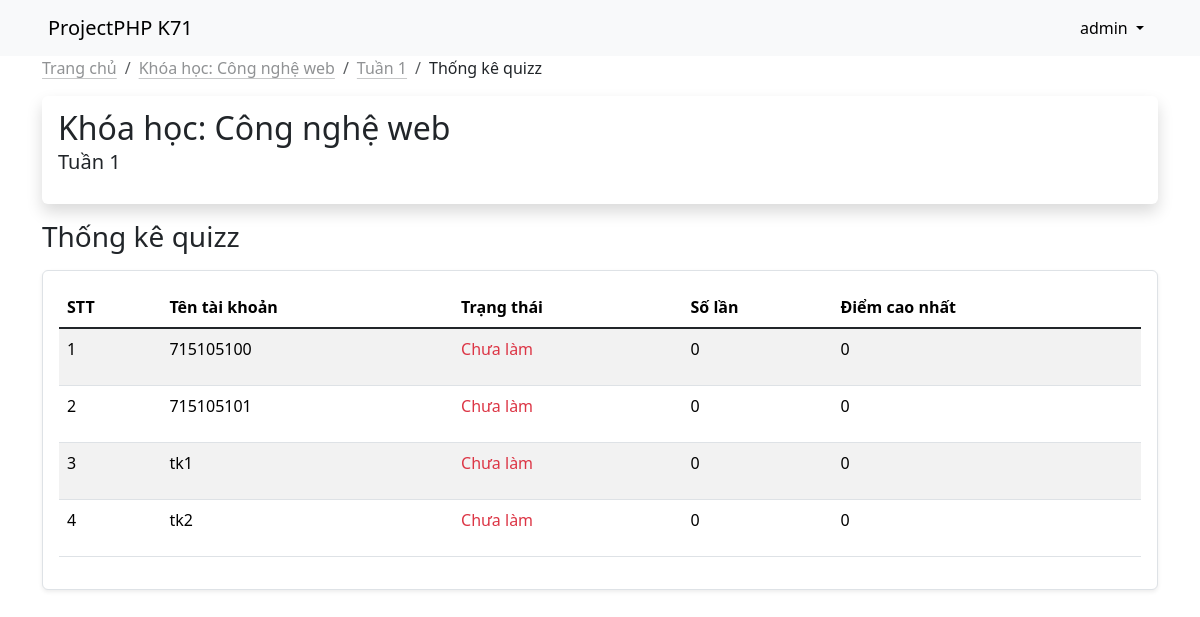
Page /src/thong_ke_quizz.php?course_id=35&lecture_id=169 (signed in) on the committed database.
### tables this page shows
CREATE TABLE `courses` (
  `id` int(11) NOT NULL,
  `course_title` varchar(255) NOT NULL,
  `course_desc` varchar(255) DEFAULT NULL
);

CREATE TABLE `lectures` (
  `id` int(11) NOT NULL,
  `course_id` int(11) NOT NULL,
  `lecture_title` varchar(255) NOT NULL,
  `status` tinyint(1) NOT NULL
);

CREATE TABLE `course_management` (
  `id` int(11) NOT NULL,
  `course_id` int(11) NOT NULL,
  `username` varchar(255) DEFAULT NULL,
  `created_at` timestamp NOT NULL DEFAULT current_timestamp(),
  `role` tinyint(4) NOT NULL
);

### function.php (called while the page is built, shortened)
<?php
include 'connectdb.php';
function get($table, $condition)
{
	global $conn;
	if (empty($condition)) {
		$query = "SELECT * FROM $table";
	} else {
		$query = "SELECT * FROM `$table` WHERE $condition";
	}
	$result = mysqli_query($conn, $query);
	if ($result->num_rows > 0) {
		return $result->fetch_assoc();
	} else {
		return null;
	}
}
function getArrayOrder($tableName, $condition1, $condition2, $limit)
{
	global $conn;
	if (!empty($condition1)) {
		$query = "SELECT * FROM $tableName WHERE $condition1 ORDER BY $condition2 LIMIT $limit";
	} else {
		$query = "SELECT * FROM $tableName ORDER BY $condition2 LIMIT $limit";
	}
	$result = mysqli_query($conn, $query);
	if ($result && $result->num_rows > 0) {
		return $result;
	} else {
		return null;
	}
}
function countt($tableName, $condition)
{
	global $conn;
	if (!empty($condition)) {
		$query = "SELECT * FROM $tableName WHERE $condition";
	} else {
		$query = "SELECT * FROM $tableName";
	}
	$result = mysqli_query($conn, $query);
	return $result->num_rows;
}

### src/thong_ke_quizz.php (the view, shortened to what this page needs)
<?php
include 'navbar.php';
$data_course = get('courses', 'id=' . $_GET['course_id'] . '');
$data_lecture = get('lectures', 'id=' . $_GET['lecture_id'] . '');
?>
<nav aria-label="breadcrumb">
    <ol class="breadcrumb">
        <li class="breadcrumb-item"><a class="link-dark link-opacity-50 link-opacity-100-hover link-offset-2 link-underline-opacity-25 link-underline-opacity-100-hover" href="khoa_hoc.php">Trang chủ</a></li>
        <li class="breadcrumb-item"><a class="link-dark link-opacity-50 link-opacity-100-hover link-offset-2 link-underline-opacity-25 link-underline-opacity-100-hover" href="bai_giang.php?course_id=<?= $_GET['course_id'] ?>">Khóa học:
                <?= $data_course['course_title'] ?></a>
        </li>
        <li class="breadcrumb-item"><a class="link-dark link-opacity-50 link-opacity-100-hover link-offset-2 link-underline-opacity-25 link-underline-opacity-100-hover" href="bai_giang.php?course_id=<?= $_GET['course_id'] ?>"><?= $data_lecture['lecture_title'] ?></a></li>
        <li class="breadcrumb-item text-dark active" aria-current="page">Thống kê quizz</li>
    </ol>
</nav>
<div class="d-flex align-items-center p-3 my-3 bg-purple rounded shadow">
    <div class="lh-1">
        <h2 class="mb-0 lh-1">Khóa học: <?= $data_course['course_title'] ?></h2>
        <p class="fw-medium fs-5 mt-2"><?= $data_lecture['lecture_title'] ?></p>
    </div>
</div>
<h3>Thống kê quizz</h3>
<div class="my-3 p-3 bg-body border rounded shadow-sm ">
    <?php
    $check_quizz = countt('materials', "lecture_id={$_GET['lecture_id']} AND type='quizz'");
    if ($check_quizz > 0) { ?>
        <table class="table table-striped">
            <thead>
                <tr>
                    <th scope="col">STT</th>
                    <th scope="col">Tên tài khoản</th>
                    <th scope="col">Trạng thái</th>
                    <th scope="col">Số lần</th>
                    <th scope="col">Điểm cao nhất</th>
                </tr>
            </thead>
            <tbody class="table-group-divider">
                <?php
                $stt = 1;
                $data_user = getArrayOrder('course_management', "course_id={$_GET['course_id']}", "username ASC", 200);
                if ($data_user && $data_user->num_rows > 0) {
                    while ($row = $data_user->fetch_assoc()) {
                        $count_quizz = 0;
                        $score_max = 0;
                ?>
                        <tr>
                            <td><?= $stt ?></td>
                            <td><?= $row['username'] ?></td>
                            <td><?php if ($count_quizz > 0 && $score_max > 80) {
                                    echo '<p class="fw-medium text-success">Đạt</p>';
                                } elseif ($count_quizz > 0 && $score_max < 80) {
                                    echo '<p class="fw-medium text-warning">Chưa đạt</p>';
                                } else  echo '<p class="fw-medium text-danger">Chưa làm</p>';
                                ?>
                            </td>
                            <td><?= $count_quizz ?></td>
                            <td><?= $score_max ?></td>
                        </tr>
                <?php
                        $stt++;
                    }
                } else echo "<td colspan=5 align='center'> Trống</td>"
                ?>
            </tbody>
        </table>
    <?php
    } else echo 'Chưa mở quizz';
    ?>
</div>

### rows in the picture
courses: course_title "Công nghệ web"
lectures: lecture_title "Tuần 1"
course_management: username "715105100", count_quizz "0", score_max "0"
course_management: username "715105101", count_quizz "0", score_max "0"
course_management: username "tk1", count_quizz "0", score_max "0"
course_management: username "tk2", count_quizz "0", score_max "0"

### other values in the picture
$username "admin"
